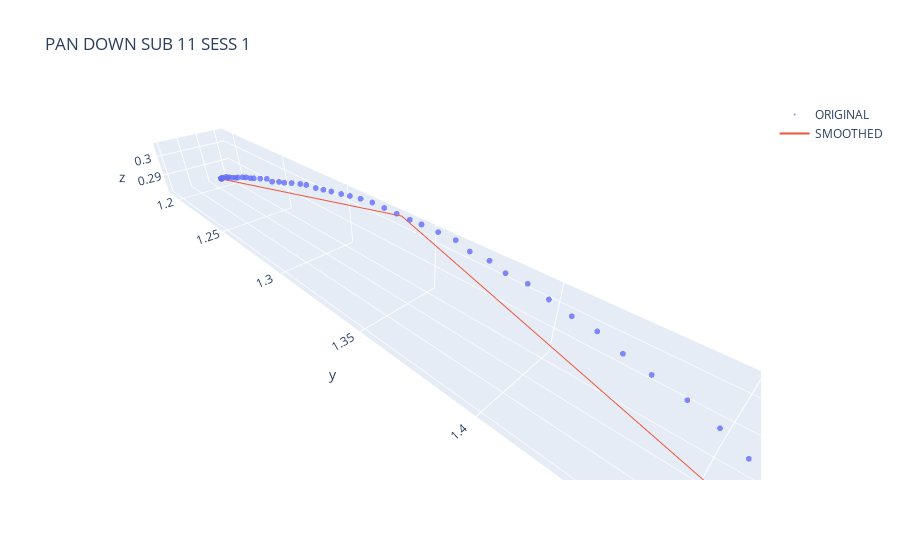
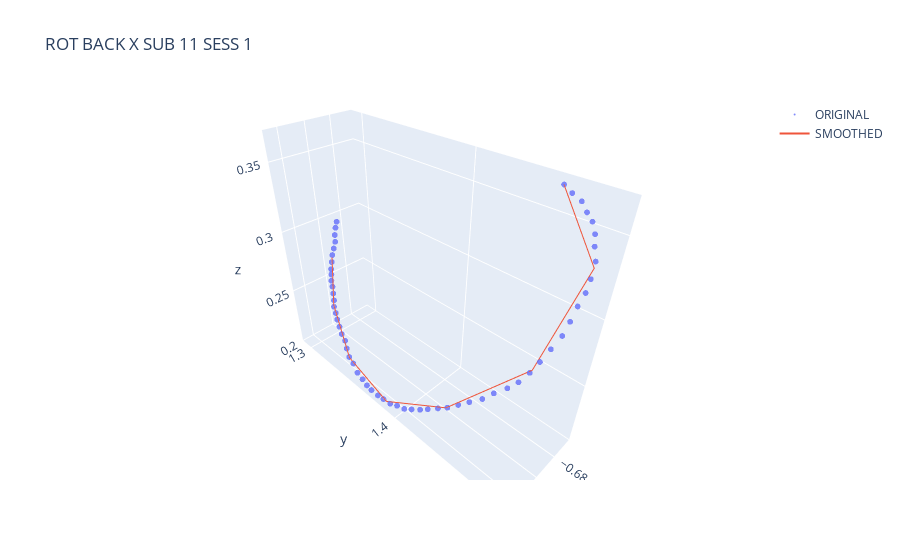

These figures' notebook cell, in order:
### Code cell
import numpy as np
from scipy.interpolate import BSpline, make_interp_spline


def drop_df(df, trial_num):
    df.drop(df[(df["trigger_pull_amount_right"] == 0) & (df["trigger_pull_amount_left"] == 0)].index, inplace=True)
    df.drop(df[(df['gesture_counter_UI']) != trial_num].index, inplace=True)
    df.reset_index(drop=True, inplace=True)


#path_sess1 = 'C:\\Users\\katie\\Desktop\\cpsc\\VRelax\\gestureInterface\\CleanedData\\Sub11\\Freeform_Sub11_Sess1\\cleaned_session_F_BoxSelect_subjID_11_05-10-23_03-50-54.csv'
path_sess1 = 'C:\\Users\\katie\\Desktop\\cpsc\\VRelax\\gestureInterface\\CleanedData\\Sub11\\Freeform_Sub11_Sess1\\cleaned_session_F_PanDown_subjID_11_05-10-23_03-50-41.csv'
path_sess2 = 'C:\\Users\\katie\\Desktop\\cpsc\\VRelax\\gestureInterface\\CleanedData\\Sub11\\Freeform_Sub11_Sess1\\cleaned_session_F_RotBackX_subjID_11_05-10-23_03-52-41.csv'
path_sess3 = 'C:\\Users\\katie\\Desktop\\cpsc\\VRelax\\gestureInterface\\CleanedData\\Sub11\\Freeform_Sub11_Sess1\\cleaned_session_F_BoxSelect_subjID_11_05-10-23_03-50-54.csv'
df_sess3 = pd.read_csv(path_sess3)
drop_df(df_sess3, 1)

# Gets new df
df_sess1 = pd.read_csv(path_sess1)
drop_df(df_sess1, 1)

fig1 = go.Figure()
sess1_rX = df_sess1['r_controller_translation_x']
sess1_rY = df_sess1['r_controller_translation_y']
sess1_rZ = df_sess1['r_controller_translation_z']

x = np.array(sess1_rX)
y = np.array(sess1_rY)
z = np.array(sess1_rZ)

# The number of control points and knots
k = 3  # degree of the B-spline
t = np.linspace(0, 1, len(sess1_rZ))

# Create the B-spline representation for each dimension
spl_x = make_interp_spline(t, x, k=k)
spl_y = make_interp_spline(t, y, k=k)
spl_z = make_interp_spline(t, z, k=k)

# Evaluate the B-spline over a dense set of points for a smooth trajectory
dense_t = np.linspace(0, 1, 5 * len(sess1_rZ))  # points in the smoothed curve; can be adjusted
x_smooth = spl_x(dense_t)
y_smooth = spl_y(dense_t)
z_smooth = spl_z(dense_t)

new_x_smooth = []
new_y_smooth = []
new_z_smooth = []
for index in range(len(x_smooth)):
    if (index % 150 != 0) :
        continue
    new_x_smooth.append(x_smooth[index])
    new_y_smooth.append(y_smooth[index])
    new_z_smooth.append(z_smooth[index])

fig1.add_trace(go.Scatter3d(
    x = sess1_rX,
    y = sess1_rY,
    z = sess1_rZ,
    mode='markers',
    marker=dict(
        size=2,
        colorscale='viridis',  # colorscale
        opacity=0.8,
    ),
    name='ORIGINAL',
    showlegend=True)
)
fig1.add_trace(go.Scatter3d(
    x = new_x_smooth,
    y = new_y_smooth,
    z = new_z_smooth,
    mode='lines',
    marker=dict(
        size=2,
        colorscale='sunset_r',  # colorscale
        opacity=0.8,
    ),
    name='SMOOTHED',
    showlegend=True)
)
fig1.update_layout(
    title_text='PAN DOWN SUB 11 SESS 1', 
    scene_aspectmode='data'
)
fig1.show()





# Gets new df
df_sess2 = pd.read_csv(path_sess2)
drop_df(df_sess2, 1)

fig2 = go.Figure()
sess2_rX = df_sess2['r_controller_translation_x']
sess2_rY = df_sess2['r_controller_translation_y']
sess2_rZ = df_sess2['r_controller_translation_z']

x = np.array(sess2_rX)
y = np.array(sess2_rY)
z = np.array(sess2_rZ)

# The number of control points and knots
k = 3  # degree of the B-spline
t = np.linspace(0, 1, len(sess2_rZ))

# Create the B-spline representation for each dimension
spl_x = make_interp_spline(t, x, k=k)
spl_y = make_interp_spline(t, y, k=k)
spl_z = make_interp_spline(t, z, k=k)

# Evaluate the B-spline over a dense set of points for a smooth trajectory
dense_t = np.linspace(0, 1, 20 * len(sess2_rZ))  # points in the smoothed curve; can be adjusted
x_smooth = spl_x(dense_t)
y_smooth = spl_y(dense_t)
z_smooth = spl_z(dense_t)

new_x_smooth = []
new_y_smooth = []
new_z_smooth = []
for index in range(len(x_smooth)):
    if (index % 150 != 0) :
        continue
    new_x_smooth.append(x_smooth[index])
    new_y_smooth.append(y_smooth[index])
    new_z_smooth.append(z_smooth[index])
    

fig2.add_trace(go.Scatter3d(
    x = sess2_rX,
    y = sess2_rY,
    z = sess2_rZ,
    mode='markers',
    marker=dict(
        size=2,
        colorscale='viridis',  # colorscale
        opacity=0.8,
    ),
    name='ORIGINAL',
    showlegend=True)
)
fig2.add_trace(go.Scatter3d(
    x = new_x_smooth,
    y = new_y_smooth,
    z = new_z_smooth,
    mode='lines',
    marker=dict(
        size=2,
        colorscale='sunset_r',  # colorscale
        opacity=0.8,
    ),
    name='SMOOTHED',
    showlegend=True)
)
fig2.update_layout(
    title_text='ROT BACK X SUB 11 SESS 1', 
    scene_aspectmode='data'
)
fig2.show()

### Figure 1 — Plotly figure (JSON) as saved in the notebook; plotly's stock layout.template omitted (floating-point values rounded to 4 significant figures)
{"data": [{"marker": {"colorscale": [[0, "#440154"], [0.1111, "#482878"], [0.2222, "#3e4989"], [0.3333, "#31688e"], [0.4444, "#26828e"], [0.5556, "#1f9e89"], [0.6667, "#35b779"], [0.7778, "#6ece58"], [0.8889, "#b5de2b"], [1, "#fde725"]], "opacity": 0.8, "size": 2}, "mode": "markers", "name": "ORIGINAL", "showlegend": true, "type": "scatter3d", "x": [-0.589, -0.589, -0.59, -0.59, -0.592, -0.594, -0.597, -0.599, -0.601, -0.603, -0.605, -0.607, -0.608, -0.61, -0.611, -0.613, -0.614, -0.615, -0.616, -0.617, -0.618, -0.619, -0.62, -0.62, -0.621, -0.621, -0.622, -0.622, -0.622, -0.623, -0.623, -0.623, -0.623, -0.622, -0.622, -0.622, -0.622, -0.622, -0.622, -0.621, -0.621, -0.62, -0.619, -0.619, -0.618, -0.618, -0.617, -0.616, -0.616, -0.616, -0.616, -0.615, -0.615, -0.615, -0.614, -0.614, -0.614, -0.613, -0.613, -0.613, -0.613, -0.613], "y": [1.524, 1.524, 1.522, 1.52, 1.517, 1.513, 1.508, 1.502, 1.496, 1.49, 1.484, 1.477, 1.47, 1.463, 1.455, 1.448, 1.44, 1.431, 1.423, 1.415, 1.407, 1.399, 1.391, 1.383, 1.376, 1.368, 1.361, 1.353, 1.345, 1.338, 1.331, 1.324, 1.317, 1.311, 1.304, 1.298, 1.291, 1.285, 1.279, 1.273, 1.268, 1.262, 1.257, 1.252, 1.247, 1.242, 1.237, 1.232, 1.228, 1.223, 1.219, 1.215, 1.212, 1.208, 1.206, 1.204, 1.202, 1.2, 1.199, 1.198, 1.197, 1.197], "z": [0.281, 0.281, 0.282, 0.284, 0.285, 0.285, 0.285, 0.286, 0.287, 0.288, 0.289, 0.29, 0.291, 0.293, 0.294, 0.296, 0.298, 0.299, 0.3, 0.302, 0.302, 0.303, 0.304, 0.304, 0.305, 0.305, 0.306, 0.306, 0.306, 0.305, 0.305, 0.305, 0.305, 0.305, 0.304, 0.303, 0.302, 0.301, 0.3, 0.3, 0.299, 0.298, 0.297, 0.296, 0.295, 0.295, 0.294, 0.293, 0.292, 0.291, 0.29, 0.289, 0.288, 0.287, 0.287, 0.286, 0.286, 0.285, 0.285, 0.284, 0.284, 0.284]}, {"marker": {"colorscale": [[0, "rgb(92, 83, 165)"], [0.1667, "rgb(160, 89, 160)"], [0.3333, "rgb(206, 102, 147)"], [0.5, "rgb(235, 127, 134)"], [0.6667, "rgb(248, 160, 126)"], [0.8333, "rgb(250, 196, 132)"], [1, "rgb(243, 231, 155)"]], "opacity": 0.8, "size": 2}, "mode": "lines", "name": "SMOOTHED", "showlegend": true, "type": "scatter3d", "x": [-0.589, -0.6231, -0.613], "y": [1.524, 1.334, 1.198], "z": [0.281, 0.3049, 0.2839]}], "layout": {"scene": {"aspectmode": "data"}, "title": {"text": "PAN DOWN SUB 11 SESS 1"}}}

### Figure 2 — Plotly figure (JSON) as saved in the notebook; plotly's stock layout.template omitted (floating-point values rounded to 4 significant figures)
{"data": [{"marker": {"colorscale": [[0, "#440154"], [0.1111, "#482878"], [0.2222, "#3e4989"], [0.3333, "#31688e"], [0.4444, "#26828e"], [0.5556, "#1f9e89"], [0.6667, "#35b779"], [0.7778, "#6ece58"], [0.8889, "#b5de2b"], [1, "#fde725"]], "opacity": 0.8, "size": 2}, "mode": "markers", "name": "ORIGINAL", "showlegend": true, "type": "scatter3d", "x": [-0.696, -0.694, -0.693, -0.69, -0.689, -0.688, -0.686, -0.684, -0.681, -0.679, -0.676, -0.674, -0.671, -0.668, -0.665, -0.662, -0.659, -0.657, -0.655, -0.653, -0.65, -0.647, -0.644, -0.642, -0.64, -0.638, -0.636, -0.634, -0.633, -0.632, -0.632, -0.632, -0.632, -0.632, -0.633, -0.634, -0.636, -0.637, -0.639, -0.641, -0.642, -0.644, -0.646, -0.648, -0.649, -0.651, -0.653, -0.655, -0.656, -0.658, -0.659, -0.661, -0.663, -0.665, -0.667, -0.668, -0.67, -0.671], "y": [1.457, 1.463, 1.469, 1.474, 1.478, 1.481, 1.483, 1.486, 1.487, 1.487, 1.486, 1.485, 1.484, 1.481, 1.478, 1.475, 1.471, 1.466, 1.459, 1.453, 1.446, 1.44, 1.434, 1.428, 1.421, 1.416, 1.41, 1.405, 1.399, 1.393, 1.386, 1.38, 1.373, 1.368, 1.362, 1.355, 1.348, 1.342, 1.337, 1.333, 1.328, 1.323, 1.318, 1.314, 1.311, 1.309, 1.306, 1.303, 1.301, 1.299, 1.298, 1.297, 1.296, 1.296, 1.296, 1.295, 1.294, 1.295], "z": [0.365, 0.363, 0.361, 0.358, 0.355, 0.35, 0.345, 0.339, 0.331, 0.324, 0.317, 0.308, 0.3, 0.291, 0.282, 0.274, 0.266, 0.259, 0.251, 0.243, 0.237, 0.232, 0.227, 0.223, 0.218, 0.215, 0.212, 0.21, 0.209, 0.207, 0.206, 0.205, 0.205, 0.206, 0.207, 0.208, 0.211, 0.213, 0.217, 0.221, 0.224, 0.227, 0.23, 0.233, 0.237, 0.241, 0.245, 0.249, 0.253, 0.257, 0.261, 0.266, 0.271, 0.276, 0.281, 0.286, 0.291, 0.296]}, {"marker": {"colorscale": [[0, "rgb(92, 83, 165)"], [0.1667, "rgb(160, 89, 160)"], [0.3333, "rgb(206, 102, 147)"], [0.5, "rgb(235, 127, 134)"], [0.6667, "rgb(248, 160, 126)"], [0.8333, "rgb(250, 196, 132)"], [1, "rgb(243, 231, 155)"]], "opacity": 0.8, "size": 2}, "mode": "lines", "name": "SMOOTHED", "showlegend": true, "type": "scatter3d", "x": [-0.696, -0.6829, -0.6628, -0.6437, -0.6319, -0.6369, -0.6494, -0.6623], "y": [1.457, 1.487, 1.476, 1.433, 1.389, 1.343, 1.31, 1.296], "z": [0.365, 0.3361, 0.276, 0.2265, 0.2064, 0.2127, 0.2381, 0.2692]}], "layout": {"scene": {"aspectmode": "data"}, "title": {"text": "ROT BACK X SUB 11 SESS 1"}}}
